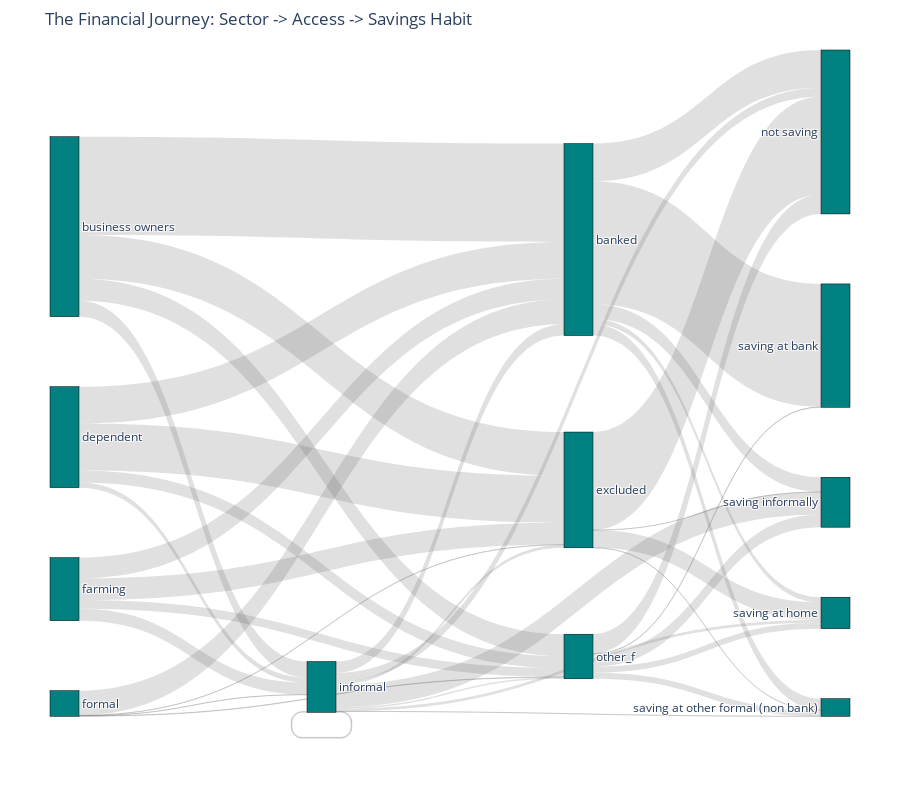

The cell this chart's notebook holds for it:
### Code cell
#visuals
fig = go.Figure(data=[go.Sankey(
    node=dict(
        pad=30,
        thickness=29,
        line=dict(color='black', width=0.5),
        label=unique_nodes,
        color="teal"
    ),
    link=dict(
        source=links['source_id'],
        target=links['target_id'],
        value=links['count'],
        color='rgba(100, 100, 100, 0.2)'
        ) 
)])
fig.update_layout(
    title_text="The Financial Journey: Sector -> Access -> Savings Habit",
    font_size=12,
    height=800,
    margin=dict(l=50, r=50, t=50, b=50)
)

fig.show()

### Figure 1 — Plotly figure (JSON) as saved in the notebook; plotly's stock layout.template omitted (floating-point values rounded to 4 significant figures)
{"data": [{"link": {"color": "rgba(100, 100, 100, 0.2)", "source": [0, 0, 0, 0, 1, 1, 1, 1, 2, 2, 2, 2, 3, 3, 3, 3, 4, 4, 4, 4, 5, 5, 5, 5, 5, 6, 6, 6, 6, 6, 4, 4, 4, 4, 4, 7, 7, 7, 7, 7], "target": [5, 6, 4, 7, 5, 6, 4, 7, 5, 6, 4, 7, 5, 6, 4, 7, 5, 6, 4, 7, 8, 9, 10, 11, 12, 8, 9, 10, 11, 12, 8, 9, 10, 11, 12, 8, 9, 10, 11, 12], "value": [7224, 3216, 1172, 1616, 2709, 3452, 383, 874, 1524, 1594, 878, 640, 1812, 27, 11, 33, 839, 217, 64, 107, 2773, 9032, 382, 837, 1084, 7204, 0, 1293, 7, 2, 644, 0, 202, 5, 1657, 1425, 33, 437, 447, 928]}, "node": {"color": "teal", "label": ["business owners", "dependent", "farming", "formal", "informal", "banked", "excluded", "other_f", "not saving", "saving at bank", "saving at home", "saving at other formal (non bank)", "saving informally"], "line": {"color": "black", "width": 0.5}, "pad": 30, "thickness": 29}, "type": "sankey"}], "layout": {"font": {"size": 12}, "height": 800, "margin": {"b": 50, "l": 50, "r": 50, "t": 50}, "title": {"text": "The Financial Journey: Sector -> Access -> Savings Habit"}}}
